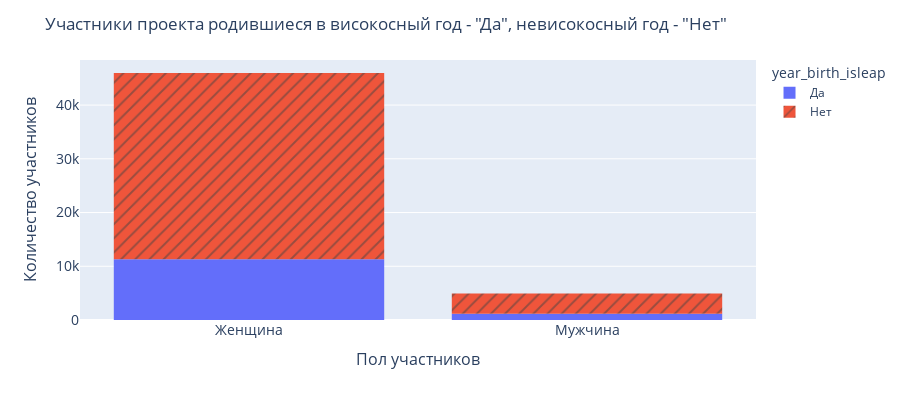

The code cell stored with this chart in its notebook:
### Markdown cell above
И средний возраст женщин-участниц немного выше, чем мужчин

### Code cell
df2 = viz.groupby(['sex', 'year_birth_isleap']).agg({'num_client': 'nunique'}).reset_index()
fig = px.histogram(df2, 
                   x="sex",
                   y="num_client",
                   color='year_birth_isleap',
                   pattern_shape="year_birth_isleap",
                   histfunc="sum",
                #    text_auto=True,
                   height=400)
fig.update_layout(title_text='Участники проекта родившиеся в високосный год - "Да", невисокосный год - "Нет"',
                  xaxis_tickfont_size=14, 
                  yaxis=dict(
                      title='Количество участников', 
                      titlefont_size=16,
                      tickfont_size=14),
                  xaxis=dict(
                      title='Пол участников',
                      titlefont_size=16,
                      tickfont_size=14),
                 )
fig.show()

### Figure 1 — Plotly figure (JSON) as saved in the notebook; plotly's stock layout.template omitted (floating-point values rounded to 4 significant figures)
{"data": [{"alignmentgroup": "True", "bingroup": "x", "histfunc": "sum", "hovertemplate": "year_birth_isleap=Да<br>sex=%{x}<br>sum of num_client=%{y}<extra></extra>", "legendgroup": "Да", "marker": {"color": "#636efa", "pattern": {"shape": ""}}, "name": "Да", "offsetgroup": "Да", "orientation": "v", "showlegend": true, "type": "histogram", "x": ["Женщина", "Мужчина"], "xaxis": "x", "y": [11294, 1180], "yaxis": "y"}, {"alignmentgroup": "True", "bingroup": "x", "histfunc": "sum", "hovertemplate": "year_birth_isleap=Нет<br>sex=%{x}<br>sum of num_client=%{y}<extra></extra>", "legendgroup": "Нет", "marker": {"color": "#EF553B", "pattern": {"shape": "/"}}, "name": "Нет", "offsetgroup": "Нет", "orientation": "v", "showlegend": true, "type": "histogram", "x": ["Женщина", "Мужчина"], "xaxis": "x", "y": [34677, 3755], "yaxis": "y"}], "layout": {"barmode": "relative", "height": 400, "legend": {"title": {"text": "year_birth_isleap"}, "tracegroupgap": 0}, "margin": {"t": 60}, "title": {"text": "Участники проекта родившиеся в високосный год - \"Да\", невисокосный год - \"Нет\""}, "xaxis": {"anchor": "y", "domain": [0, 1], "tickfont": {"size": 14}, "title": {"font": {"size": 16}, "text": "Пол участников"}}, "yaxis": {"anchor": "x", "domain": [0, 1], "tickfont": {"size": 14}, "title": {"font": {"size": 16}, "text": "Количество участников"}}}}
